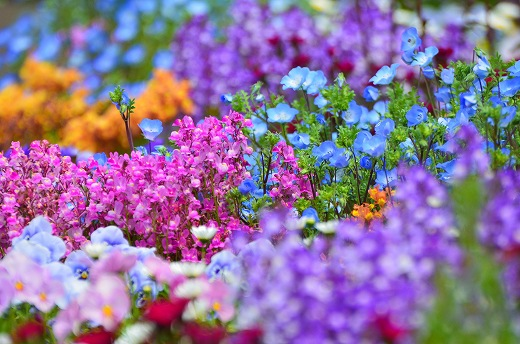
#> input picture Python-color_change/test.jpg, 520 x 344 px
$ python color_change.py
#> lines starting #> are read from the running program, lines starting #| are printed output that depends on the picture
# -*- coding: utf-8 -*-
import cv2
import numpy as np

if __name__ == '__main__':

    # 画像取得
    im_in = cv2.imread("test.jpg",1)
#> im_in is the input picture: shape (344, 520, 3); mean B, G, R 154.9, 117, 143.2

    # im_inと同じサイズのオブジェクト生成
    im_o =np.zeros((im_in.shape[0],im_in.shape[1],im_in.shape[2]),np.uint8)

    # 複数色チャンネルの分割
    im_in_bgr = cv2.split(im_in)

    # 青→赤、緑→青、赤→緑に変更
    im_o[:,:,0] = im_in_bgr[2]
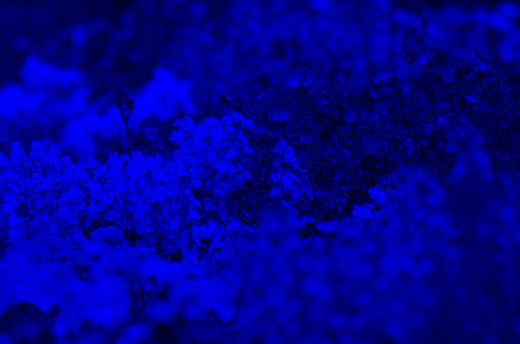
#> im_o: shape (344, 520, 3); mean of channels 0, 1, 2 143.2, 0, 0; drawn as B, G, R
    im_o[:,:,1] = im_in_bgr[0]
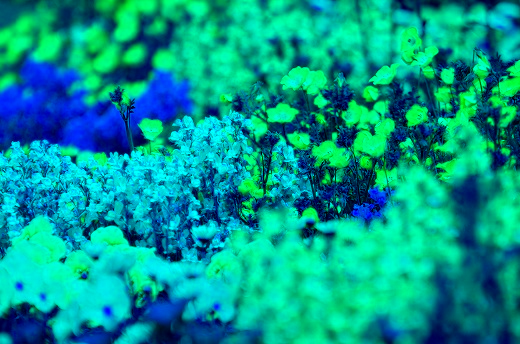
#> im_o: shape (344, 520, 3); mean of channels 0, 1, 2 143.2, 154.9, 0; drawn as B, G, R
    im_o[:,:,2] = im_in_bgr[1]
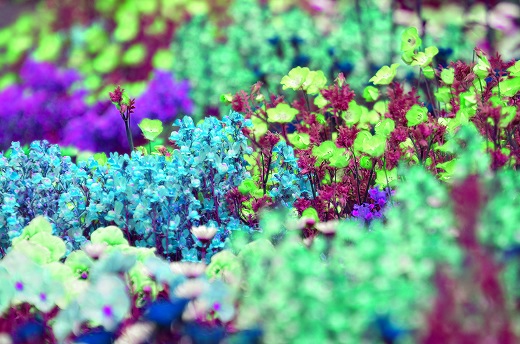
#> im_o: shape (344, 520, 3); mean of channels 0, 1, 2 143.2, 154.9, 117; drawn as B, G, R

    # 画像表示
    cv2.imshow("Change Color Image",im_o)

    # キー入力待機
    cv2.waitKey(0)
    cv2.destroyAllWindows()
    cv2.imwrite("after_test.jpg", im_o)
